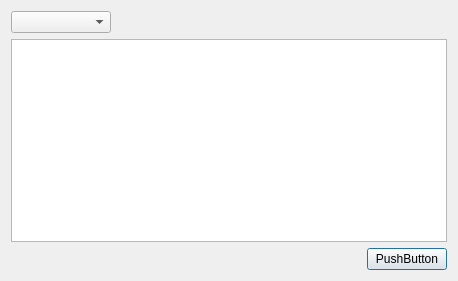
<?xml version="1.0" encoding="UTF-8"?>
<ui version="4.0">
 <class>Dialog</class>
 <widget class="QDialog" name="Dialog">
  <property name="geometry">
   <rect>
    <x>0</x>
    <y>0</y>
    <width>458</width>
    <height>281</height>
   </rect>
  </property>
  <property name="windowTitle">
   <string>Dialog</string>
  </property>
  <layout class="QGridLayout" name="gridLayout_2">
   <item row="0" column="0">
    <layout class="QGridLayout" name="gridLayout">
     <item row="0" column="0">
      <widget class="QComboBox" name="comboBox">
       <property name="minimumSize">
        <size>
         <width>100</width>
         <height>0</height>
        </size>
       </property>
      </widget>
     </item>
     <item row="0" column="1">
      <spacer name="horizontalSpacer">
       <property name="orientation">
        <enum>Qt::Horizontal</enum>
       </property>
       <property name="sizeHint" stdset="0">
        <size>
         <width>40</width>
         <height>20</height>
        </size>
       </property>
      </spacer>
     </item>
     <item row="1" column="0" colspan="4">
      <widget class="QTableWidget" name="tableWidget"/>
     </item>
     <item row="2" column="2">
      <spacer name="horizontalSpacer_2">
       <property name="orientation">
        <enum>Qt::Horizontal</enum>
       </property>
       <property name="sizeHint" stdset="0">
        <size>
         <width>40</width>
         <height>20</height>
        </size>
       </property>
      </spacer>
     </item>
     <item row="2" column="3">
      <widget class="QPushButton" name="pushButton">
       <property name="text">
        <string>PushButton</string>
       </property>
      </widget>
     </item>
    </layout>
   </item>
  </layout>
 </widget>
 <resources/>
 <connections/>
</ui>
